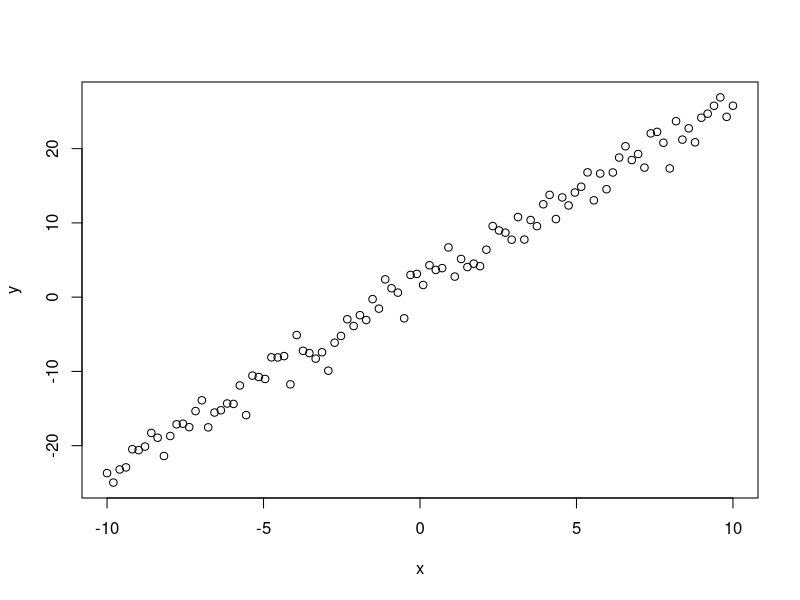

Recreate this plot in R. (Note: this script raises an error after producing the figure.)
# Mean squares testing - LM

# Linear - simple
slope <- 2.5
intercept <- 1.5
n.data <- 100

x <- seq(-10, 10, length.out = n.data)
y <- x * slope + intercept + rnorm(n.data, 0, 1.5)

plot(x, y)

write.table(x = cbind(x, y), file = "D:/Apps/artificial_neural_network/gm_testing/lm_data.dat", quote=F, col.names = F, row.names = F)



# Non-linear - simple
fact.a <- 1.0
fact.b <- 1.4
fact.c <- 1.0
fact.d <- 1.9
intercept <- -1.5
n.data <- 10000

x <- seq(-10, 10, length.out = n.data)
y <- fact.a * cos(fact.b * x) + fact.c * sin(fact.d * x) + intercept

plot(x, y, type="l")

write.table(x = cbind(x, y), file = "D:/Apps/artificial_neural_network/gm_testing/lm_data.dat", quote=F, col.names = F, row.names = F)


# Non-linear - test results
fact.a.tst <- 1.0
fact.b.tst <-  0.571005
fact.c.tst <- 1.0
fact.d.tst <- 1.903021
intercept.tst <- -1.330659
y.tst <- fact.a.tst * cos(fact.b.tst * x) + fact.c.tst * sin(fact.d.tst * x) + intercept.tst

lines(x, y.tst, lty=3)
